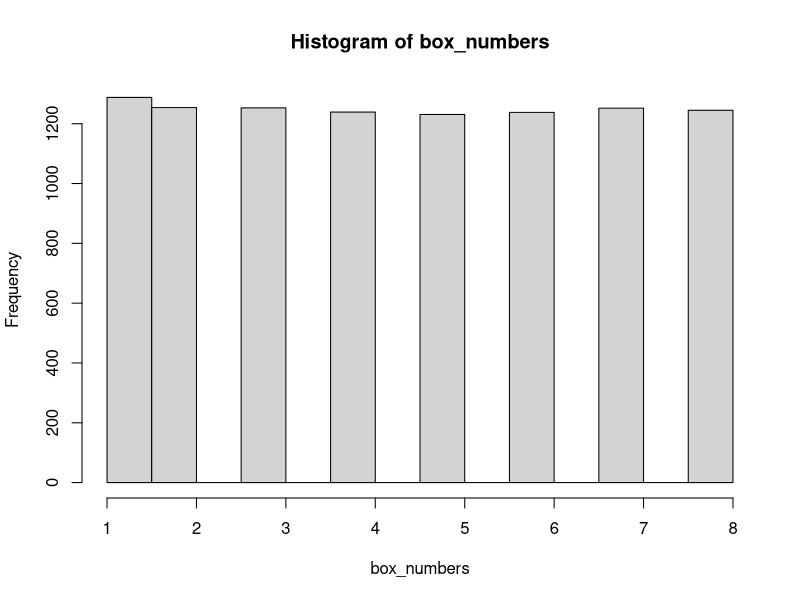

Here is the R script that generated this plot:
# brief explanation of this simulation can be found in README.md in this folder
# red ball is 1, blue ball is 0 for this

# amount_box : number of boxes in this simulation
# times: how many times we run the simulation
amount_box <- 8
times <- 10000

# initiate the boxes and number of red balls in each box
boxes <- 1:amount_box

results <- NULL
box_numbers <- NULL 
# simulation
for (i in 1:times) {
  box_number <- sample(1:amount_box, 1)
  balls_box <- c(rep(1, box_number), rep(0, amount_box - box_number))
  picked_ball <- balls_box[sample(1:amount_box, 1)]

  # store numbers
  box_numbers <- c(box_numbers, box_number)
  results <- c(results, picked_ball)
}

hist(box_numbers)
prob <- sum(results) / times
